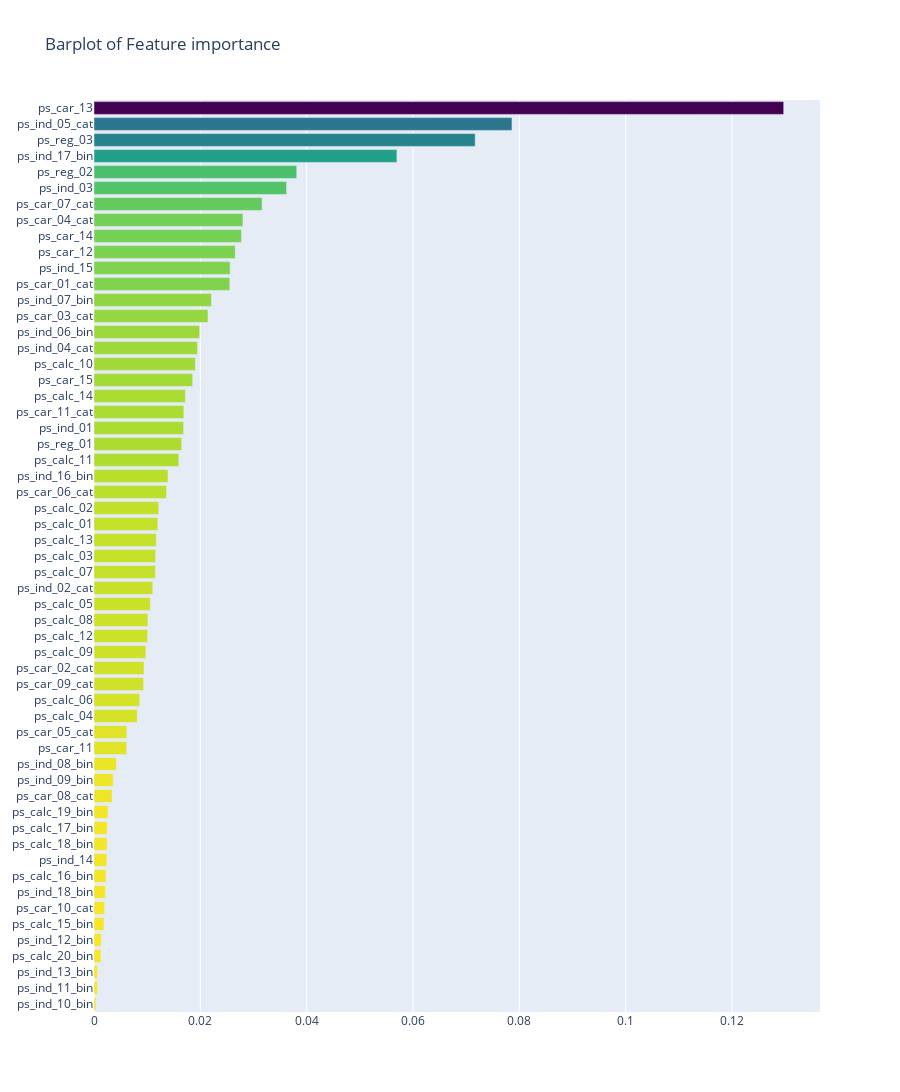

Here is the notebook cell this chart was saved with:
### Code cell
x, y = (list(x) for x in zip(*sorted(zip(rf.feature_importances_, features), 
                                    reverse=False)))
trace2 = go.Bar(
    x=x,
    y=y,
    marker=dict(
        color=x,
        colorscale='Viridis',
        reversescale=True
    ),
    name='Ranom Forest Feature importance',
    orientation='h'
)

layout=dict(
    title='Barplot of Feature importance',
    width=900, 
    height=2000,
    yaxis=dict(
        showgrid=False,
        showline=False,
        showticklabels=True,
    )
)
fig1 = go.Figure(data=[trace2])
fig1['layout'].update(layout)
py.iplot(fig1, filename='plots')

### Figure 1 — Plotly figure (JSON) as saved in the notebook; plotly's stock layout.template omitted (floating-point values rounded to 4 significant figures)
{"data": [{"marker": {"color": [0.0003743, 0.0006586, 0.0006631, 0.001287, 0.001347, 0.00187, 0.00199, 0.002158, 0.002257, 0.002396, 0.002456, 0.00247, 0.00263, 0.003394, 0.003608, 0.004199, 0.006131, 0.006161, 0.008129, 0.008598, 0.009318, 0.009404, 0.00976, 0.01008, 0.01014, 0.01059, 0.01105, 0.01156, 0.01158, 0.01171, 0.01201, 0.01216, 0.01364, 0.01392, 0.01595, 0.01648, 0.01686, 0.0169, 0.01718, 0.01855, 0.01907, 0.01947, 0.01987, 0.02144, 0.02209, 0.02554, 0.0256, 0.02658, 0.02773, 0.02801, 0.03162, 0.03622, 0.03813, 0.05697, 0.0717, 0.07861, 0.1297], "colorscale": [[0, "#440154"], [0.1111, "#482878"], [0.2222, "#3e4989"], [0.3333, "#31688e"], [0.4444, "#26828e"], [0.5556, "#1f9e89"], [0.6667, "#35b779"], [0.7778, "#6ece58"], [0.8889, "#b5de2b"], [1, "#fde725"]], "reversescale": true}, "name": "Ranom Forest Feature importance", "orientation": "h", "type": "bar", "x": [0.0003743, 0.0006586, 0.0006631, 0.001287, 0.001347, 0.00187, 0.00199, 0.002158, 0.002257, 0.002396, 0.002456, 0.00247, 0.00263, 0.003394, 0.003608, 0.004199, 0.006131, 0.006161, 0.008129, 0.008598, 0.009318, 0.009404, 0.00976, 0.01008, 0.01014, 0.01059, 0.01105, 0.01156, 0.01158, 0.01171, 0.01201, 0.01216, 0.01364, 0.01392, 0.01595, 0.01648, 0.01686, 0.0169, 0.01718, 0.01855, 0.01907, 0.01947, 0.01987, 0.02144, 0.02209, 0.02554, 0.0256, 0.02658, 0.02773, 0.02801, 0.03162, 0.03622, 0.03813, 0.05697, 0.0717, 0.07861, 0.1297], "y": ["ps_ind_10_bin", "ps_ind_11_bin", "ps_ind_13_bin", "ps_calc_20_bin", "ps_ind_12_bin", "ps_calc_15_bin", "ps_car_10_cat", "ps_ind_18_bin", "ps_calc_16_bin", "ps_ind_14", "ps_calc_18_bin", "ps_calc_17_bin", "ps_calc_19_bin", "ps_car_08_cat", "ps_ind_09_bin", "ps_ind_08_bin", "ps_car_11", "ps_car_05_cat", "ps_calc_04", "ps_calc_06", "ps_car_09_cat", "ps_car_02_cat", "ps_calc_09", "ps_calc_12", "ps_calc_08", "ps_calc_05", "ps_ind_02_cat", "ps_calc_07", "ps_calc_03", "ps_calc_13", "ps_calc_01", "ps_calc_02", "ps_car_06_cat", "ps_ind_16_bin", "ps_calc_11", "ps_reg_01", "ps_ind_01", "ps_car_11_cat", "ps_calc_14", "ps_car_15", "ps_calc_10", "ps_ind_04_cat", "ps_ind_06_bin", "ps_car_03_cat", "ps_ind_07_bin", "ps_car_01_cat", "ps_ind_15", "ps_car_12", "ps_car_14", "ps_car_04_cat", "ps_car_07_cat", "ps_ind_03", "ps_reg_02", "ps_ind_17_bin", "ps_reg_03", "ps_ind_05_cat", "ps_car_13"]}], "layout": {"height": 2000, "title": {"text": "Barplot of Feature importance"}, "width": 900, "yaxis": {"showgrid": false, "showline": false, "showticklabels": true}}}
